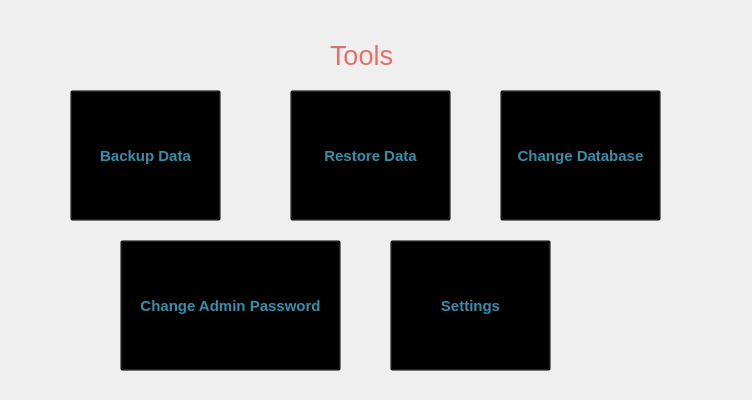
<?xml version="1.0" encoding="UTF-8"?>
<ui version="4.0">
 <class>ToolsClass</class>
 <widget class="QWidget" name="ToolsClass">
  <property name="geometry">
   <rect>
    <x>0</x>
    <y>0</y>
    <width>752</width>
    <height>400</height>
   </rect>
  </property>
  <property name="windowTitle">
   <string>Tools</string>
  </property>
  <widget class="QToolButton" name="change_password">
   <property name="geometry">
    <rect>
     <x>120</x>
     <y>240</y>
     <width>221</width>
     <height>131</height>
    </rect>
   </property>
   <property name="font">
    <font>
     <pointsize>11</pointsize>
     <weight>75</weight>
     <bold>true</bold>
    </font>
   </property>
   <property name="styleSheet">
    <string notr="true">QToolButton {
	background: transparent;
	color: #3690ac;
}

QToolButton:hover {
	border: 1px solid #aaa;
	border-radius: 10px;
	background: #bed0e6;
}</string>
   </property>
   <property name="text">
    <string>Change Admin Password</string>
   </property>
   <property name="icon">
    <iconset>
     <normaloff>../icon/change_password.png</normaloff>../icon/change_password.png</iconset>
   </property>
   <property name="iconSize">
    <size>
     <width>70</width>
     <height>70</height>
    </size>
   </property>
  </widget>
  <widget class="QLabel" name="administrationLabel">
   <property name="geometry">
    <rect>
     <x>330</x>
     <y>40</y>
     <width>91</width>
     <height>31</height>
    </rect>
   </property>
   <property name="font">
    <font>
     <pointsize>20</pointsize>
    </font>
   </property>
   <property name="styleSheet">
    <string notr="true">QLabel {
	color: #e56f68;
}</string>
   </property>
   <property name="text">
    <string>Tools</string>
   </property>
  </widget>
  <widget class="QToolButton" name="settings">
   <property name="geometry">
    <rect>
     <x>390</x>
     <y>240</y>
     <width>161</width>
     <height>131</height>
    </rect>
   </property>
   <property name="font">
    <font>
     <pointsize>11</pointsize>
     <weight>75</weight>
     <bold>true</bold>
    </font>
   </property>
   <property name="styleSheet">
    <string notr="true">QToolButton {
	background: transparent;
	color: #3690ac;
}

QToolButton:hover {
	border: 1px solid #aaa;
	border-radius: 10px;
	background: #bed0e6;
}</string>
   </property>
   <property name="text">
    <string>Settings</string>
   </property>
   <property name="icon">
    <iconset>
     <normaloff>../icon/setting.png</normaloff>../icon/setting.png</iconset>
   </property>
   <property name="iconSize">
    <size>
     <width>80</width>
     <height>80</height>
    </size>
   </property>
  </widget>
  <widget class="QToolButton" name="change_db">
   <property name="geometry">
    <rect>
     <x>500</x>
     <y>90</y>
     <width>161</width>
     <height>131</height>
    </rect>
   </property>
   <property name="font">
    <font>
     <pointsize>11</pointsize>
     <weight>75</weight>
     <bold>true</bold>
    </font>
   </property>
   <property name="styleSheet">
    <string notr="true">QToolButton {
	background: transparent;
	color: #3690ac;
}

QToolButton:hover {
	border: 1px solid #aaa;
	border-radius: 10px;
	background: #bed0e6;
}</string>
   </property>
   <property name="text">
    <string>Change Database</string>
   </property>
   <property name="icon">
    <iconset>
     <normaloff>../icon/change_db.png</normaloff>../icon/change_db.png</iconset>
   </property>
   <property name="iconSize">
    <size>
     <width>80</width>
     <height>80</height>
    </size>
   </property>
  </widget>
  <widget class="QToolButton" name="backup_data">
   <property name="geometry">
    <rect>
     <x>70</x>
     <y>90</y>
     <width>151</width>
     <height>131</height>
    </rect>
   </property>
   <property name="font">
    <font>
     <pointsize>11</pointsize>
     <weight>75</weight>
     <bold>true</bold>
    </font>
   </property>
   <property name="styleSheet">
    <string notr="true">QToolButton {
	background: transparent;
	color: #3690ac;
}

QToolButton:hover {
	border: 1px solid #aaa;
	border-radius: 10px;
	background: #bed0e6;
}</string>
   </property>
   <property name="text">
    <string>Backup Data</string>
   </property>
   <property name="icon">
    <iconset>
     <normaloff>../icon/backup_db.png</normaloff>../icon/backup_db.png</iconset>
   </property>
   <property name="iconSize">
    <size>
     <width>70</width>
     <height>70</height>
    </size>
   </property>
  </widget>
  <widget class="QToolButton" name="restore_data">
   <property name="geometry">
    <rect>
     <x>290</x>
     <y>90</y>
     <width>161</width>
     <height>131</height>
    </rect>
   </property>
   <property name="font">
    <font>
     <pointsize>11</pointsize>
     <weight>75</weight>
     <bold>true</bold>
    </font>
   </property>
   <property name="styleSheet">
    <string notr="true">QToolButton {
	background: transparent;
	color: #3690ac;
}

QToolButton:hover {
	border: 1px solid #aaa;
	border-radius: 10px;
	background: #bed0e6;
}</string>
   </property>
   <property name="text">
    <string>Restore Data</string>
   </property>
   <property name="icon">
    <iconset>
     <normaloff>../icon/restore_db.png</normaloff>../icon/restore_db.png</iconset>
   </property>
   <property name="iconSize">
    <size>
     <width>70</width>
     <height>70</height>
    </size>
   </property>
  </widget>
 </widget>
 <layoutdefault spacing="6" margin="11"/>
 <resources/>
 <connections/>
</ui>
